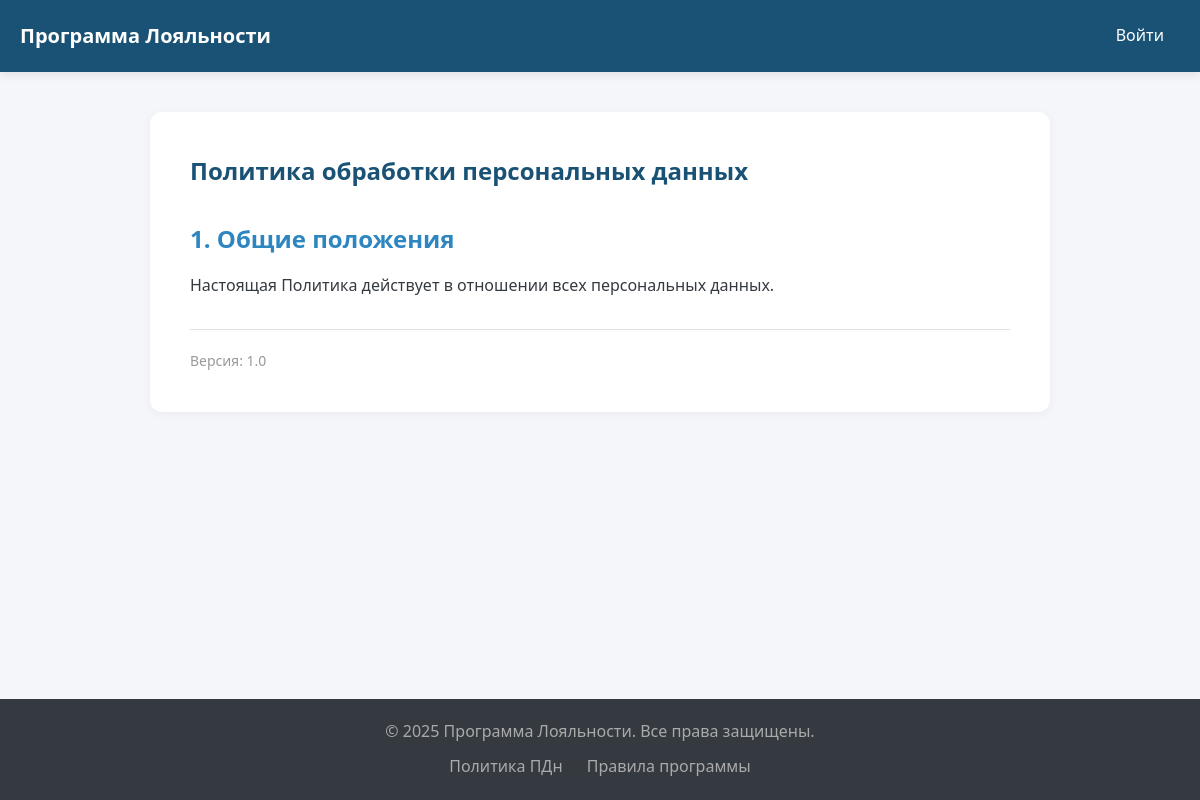
Before: /policy with the older database file.
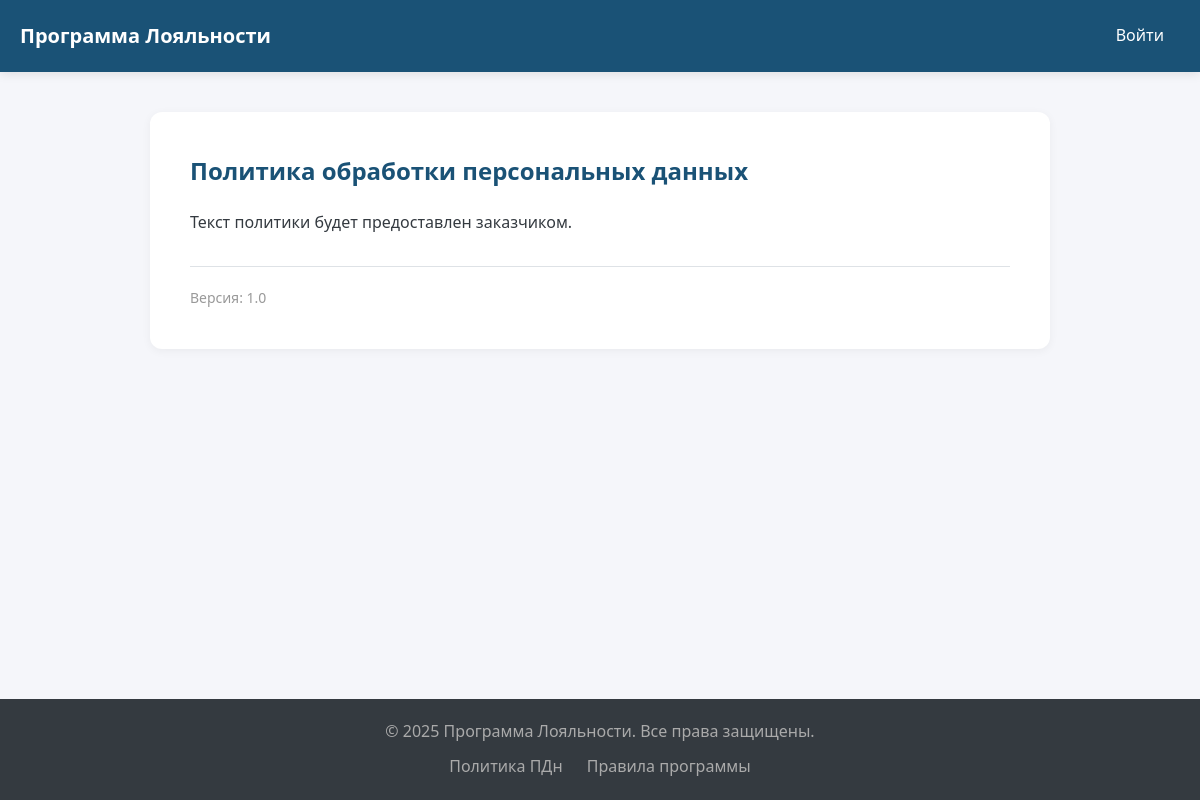
After: the same page with the newer database file.
### app/models/__init__.py (models this page shows, shortened)
class PageContent(db.Model):
    __tablename__ = 'page_contents'
    id = Column(Integer, primary_key=True)
    page_key = Column(String(50), unique=True, nullable=False)  # 'pd_policy', 'loyalty_rules'
    title = Column(String(200), nullable=False)
    content = Column(Text, nullable=False)
    version = Column(String(20), nullable=False)
    is_active = Column(Boolean, default=True, nullable=False)
    created_at = Column(DateTime, default=datetime.utcnow, nullable=False)
    updated_at = Column(DateTime, default=datetime.utcnow, onupdate=datetime.utcnow, nullable=False)
    @classmethod
    def get_active_page(cls, page_key):
        return cls.query.filter_by(page_key=page_key, is_active=True).first()

### app/routes/public.py (the view)
@public_bp.route('/policy')
def policy():
    page = PageContent.get_active_page('pd_policy')
    if not page:
        page = PageContent(
            page_key='pd_policy',
            title='Политика обработки персональных данных',
            content='<p>Текст политики будет предоставлен заказчиком.</p>',
            version='1.0'
        )
    return render_template('public/policy.html', page=page)

### app/templates/public/policy.html (shortened to what this page needs)
{% extends "base.html" %}
{% block content %}
<div class="page-container">
    <article class="content-page">
        <h1>{{ page.title }}</h1>
        <div class="page-content">
            {{ page.content | safe }}
        </div>
        <p class="page-version">Версия: {{ page.version }}</p>
    </article>
</div>
{% endblock %}

### app/templates/base.html (shortened to what this page needs)
<!DOCTYPE html>
<html lang="ru">
<head>
    <link rel="stylesheet" href="{{ url_for('static', filename='css/style.css') }}">
</head>
<body>
    <header class="header">
        <div class="container">
            <a href="{{ url_for('public.index') }}" class="logo">
                {{ app_name }}
            </a>
            <nav class="nav">
                {% if session.get('user_id') %}
                    <a href="{{ url_for('dashboard.index') }}" class="nav-link">Личный кабинет</a>
                    <a href="{{ url_for('public.logout') }}" class="nav-link">Выход</a>
                {% else %}
                    <a href="{{ url_for('public.login') }}" class="nav-link">Войти</a>
                {% endif %}
            </nav>
        </div>
    </header>
    <main class="main">
        <div class="container">
            {% block content %}{% endblock %}
        </div>
    </main>
    <footer class="footer">
        <div class="container">
            <p>&copy; 2025 {{ app_name }}. Все права защищены.</p>
            <div class="footer-links">
                <a href="{{ url_for('public.policy') }}">Политика ПДн</a>
                <a href="{{ url_for('public.rules') }}">Правила программы</a>
            </div>
        </div>
    </footer>
</body>
</html>

### app/static/css/style.css (style rules this page uses)
:root { --primary-50: #e8f1f7; --primary-100: #d1e3ef; --primary-200: #a3c7df; --primary-300: #75aad0; --primary-400: #478dc0; --primary-500: #1a5276; --primary-600: #154360; --primary-700: #10354a; --primary-800: #0b2635; --primary-900: #06181f; --secondary-50: #ebf7fd; --secondary-100: #d7effb; --secondary-200: #b5dff8; --secondary-300: #92cff4; --secondary-400: #70bff1; --secondary-500: #4dafee; --secondary-600: #2e86c1; --secondary-700: #246b9b; --secondary-800: #1b5075; --secondary-900: #11354f; --accent-50: #fef5e7; --accent-100: #fcebcc; --accent-200: #fad599; --accent-300: #f7bf66; --accent-400: #f5a933; --accent-500: #e67e22; --accent-600: #ba651a; --accent-700: #8d4c14; --accent-800: #61340e; --accent-900: #341b07; --success-50: #e8f8ed; --success-100: #d1f1db; --success-200: #a3e3b8; --success-300: #75d594; --success-400: #47c771; --success-500: #27ae60; --success-600: #1f8c4d; --success-700: #176a3a; --success-800: #0f4727; --success-900: #082514; --danger-50: #fdedec; --danger-100: #fbdbd9; --danger-200: #f7b7b3; --danger-300: #f3938d; --danger-400: #ef6f67; --danger-500: #e74c3c; --danger-600: #b93d30; --danger-700: #8c2e24; --danger-800: #5e1f18; --danger-900: #31100c; --warning-50: #fef9e7; --warning-100: #fdf3ce; --warning-200: #fae79d; --warning-300: #f8db6c; --warning-400: #f5cf3b; --warning-500: #f39c12; --warning-600: #c27d0e; --warning-700: #915e0b; --warning-800: #613f07; --warning-900: #301f04; --gray-50: #f8f9fa; --gray-100: #f1f3f5; --gray-200: #e9ecef; --gray-300: #dee2e6; --gray-400: #ced4da; --gray-500: #adb5bd; --gray-600: #868e96; --gray-700: #495057; --gray-800: #343a40; --gray-900: #212529; --primary: var(--primary-500); --secondary: var(--secondary-600); --accent: var(--accent-500); --success: var(--success-500); --danger: var(--danger-500); --warning: var(--warning-500); --light: var(--gray-50); --dark: var(--gray-800); --border: var(--gray-300); --shadow-sm: 0 1px 3px rgba(0, 0, 0, 0.05); --shadow-md: 0 4px 6px rgba(0, 0, 0, 0.07); --shadow-lg: 0 10px 20px rgba(0, 0, 0, 0.1); --shadow-xl: 0 20px 40px rgba(0, 0, 0, 0.15); --radius-sm: 4px; --radius-md: 8px; --radius-lg: 12px; --radius-xl: 16px; --radius-full: 9999px; --transition-fast: 0.15s ease; --transition-base: 0.3s ease; --transition-slow: 0.5s ease; }
* { margin: 0; padding: 0; box-sizing: border-box; }
body { font-family: 'Segoe UI', Tahoma, Geneva, Verdana, sans-serif; line-height: 1.6; color: var(--dark); background: #f5f6fa; min-height: 100vh; display: flex; flex-direction: column; }
.container { max-width: 1200px; margin: 0 auto; padding: 0 20px; }
.header { background: var(--primary); color: white; padding: 15px 0; box-shadow: 0 2px 10px rgba(0,0,0,0.1); }
.header .container { display: flex; justify-content: space-between; align-items: center; }
.logo { color: white; text-decoration: none; font-size: 20px; font-weight: bold; }
.nav { display: flex; gap: 20px; }
.nav-link { color: white; text-decoration: none; padding: 8px 16px; border-radius: 4px; transition: background 0.3s; }
.main { flex: 1; padding: 40px 0; }
.footer { background: var(--dark); color: #aaa; padding: 20px 0; text-align: center; }
.footer-links { margin-top: 10px; }
.footer-links a { color: #aaa; text-decoration: none; margin: 0 10px; }
.page-container { max-width: 900px; margin: 0 auto; }
.content-page { background: white; padding: 40px; border-radius: 12px; box-shadow: 0 2px 10px rgba(0,0,0,0.05); }
.content-page h1 { color: var(--primary); margin-bottom: 20px; }
.page-version { margin-top: 30px; padding-top: 20px; border-top: 1px solid var(--border); color: #999; font-size: 14px; }

Changed rows visible on the page:
removed PageContent: title "Политика обработки персональных данных", content "1. Общие положения Настоящая Политика действует в отношении всех персональных данных.", version "1.0"
Other visible differences:
{{ page.title }}: (not shown) → "Политика обработки персональных данных"
{{ page.content | safe }}: (not shown) → "Текст политики будет предоставлен заказчиком."
{{ page.version }}: (not shown) → "1.0"
